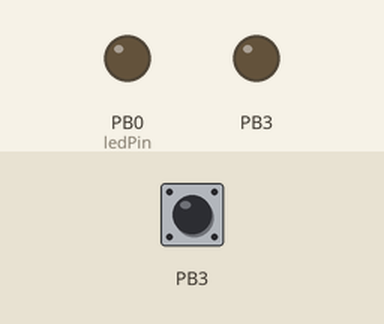
Simulated run of this sketch. Board: ATtiny85, built with avr-gcc and run on an emulated ATtiny85. Parts: output pins drawn as LEDs (lit = HIGH). Dashed ring = blinking. The test bench sets the inputs (shaded band); at power-on: PB3 LOW.

Above: at 1.4 s.
1.5 s: PB3 pulsed HIGH 5 times (0.12 s each, 0.3 s apart)
At 1.77 s:
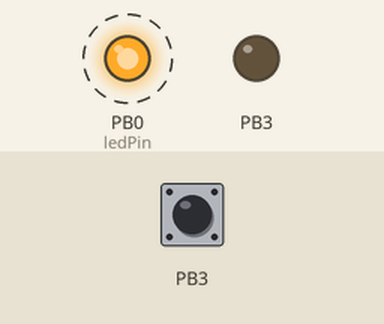
At 4.2 s:
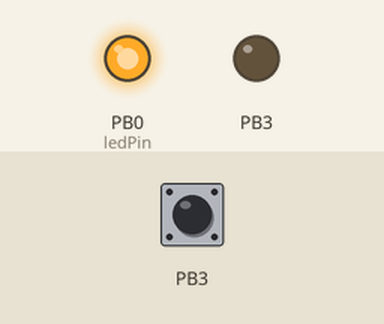
Timing chart, 0 to 4.4 s (numbered marks = the images above; inputs shaded):
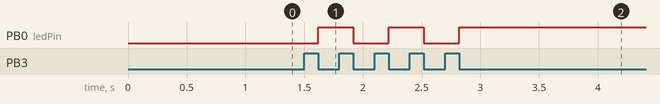

The sketch:

a_capIgneOyasi_memory.ino
```cpp
// cap sensing and software serial example for ATtiny!
// taken from Dave Mellis' Touch example code

#include <SendOnlySoftwareSerial.h>
SendOnlySoftwareSerial mySerial (1);  // Tx pin

int calibration3 = 3;
int previous3;
int ledPin = 0;
int togglestate3 = LOW;
int memory1;
int memory2;
int memory3;
boolean on = false;
int startON;
int endON;
int durationON;
int waitTime = 5000;
int timer;

void setup()
{
  // set the data rate for the SoftwareSerial port
  mySerial.begin(57600);
  mySerial.println("starting...");

  pinMode(ledPin, OUTPUT);

  // CAPACITIVE CALLIBRATION
  // calibrate pin 1:
  delay(100);
  for (int i = 0; i < 8; i++) {
    calibration3 += chargeTime(PB3);
    delay(20);
  }
  calibration3 = (calibration3 + 4) / 8;
}


void loop()
{
  int n3 = chargeTime(PB3);
  // TOGGLE CODE:
  if (previous3 <= calibration3 && n3 > calibration3) {
    if (togglestate3 == LOW) togglestate3 = HIGH;
    else togglestate3 = LOW;
    digitalWrite(ledPin, togglestate3);
  }
  previous3 = n3;


  // MEMORY CODE:
  if (n3 > calibration3 && on == false){
    on = true;
    digitalWrite(ledPin, HIGH);
    startON = millis();
    timer = millis();
  }
  if (n3 < calibration3 && on == true){
    on = false;
    digitalWrite(ledPin, LOW);
    endON = millis();
    durationON = endON - startON;
    timer = millis();
  }

  // repeat
  if (n3 < calibration3 && millis()-timer > waitTime){
    n3 = chargeTime(PB3);
    digitalWrite(ledPin, HIGH);
    delay(durationON);
    digitalWrite(ledPin, LOW);
    delay(durationON);
  }

  delayMicroseconds(500);
}


byte chargeTime(byte pin)
{
  byte mask = (1 << pin);
  byte i;

  DDRB &= ~mask; // input
  PORTB |= mask; // pull-up on

  for (i = 0; i < 16; i++) {
    if (PINB & mask) break;
  }

  PORTB &= ~mask; // pull-up off
  DDRB |= mask; // discharge

  return i;
}
```

Measured:
- by itself, PB0 (ledPin): alternates HIGH for 0.30 s and LOW for 0.30 s, 5 changes in all, then stays HIGH
